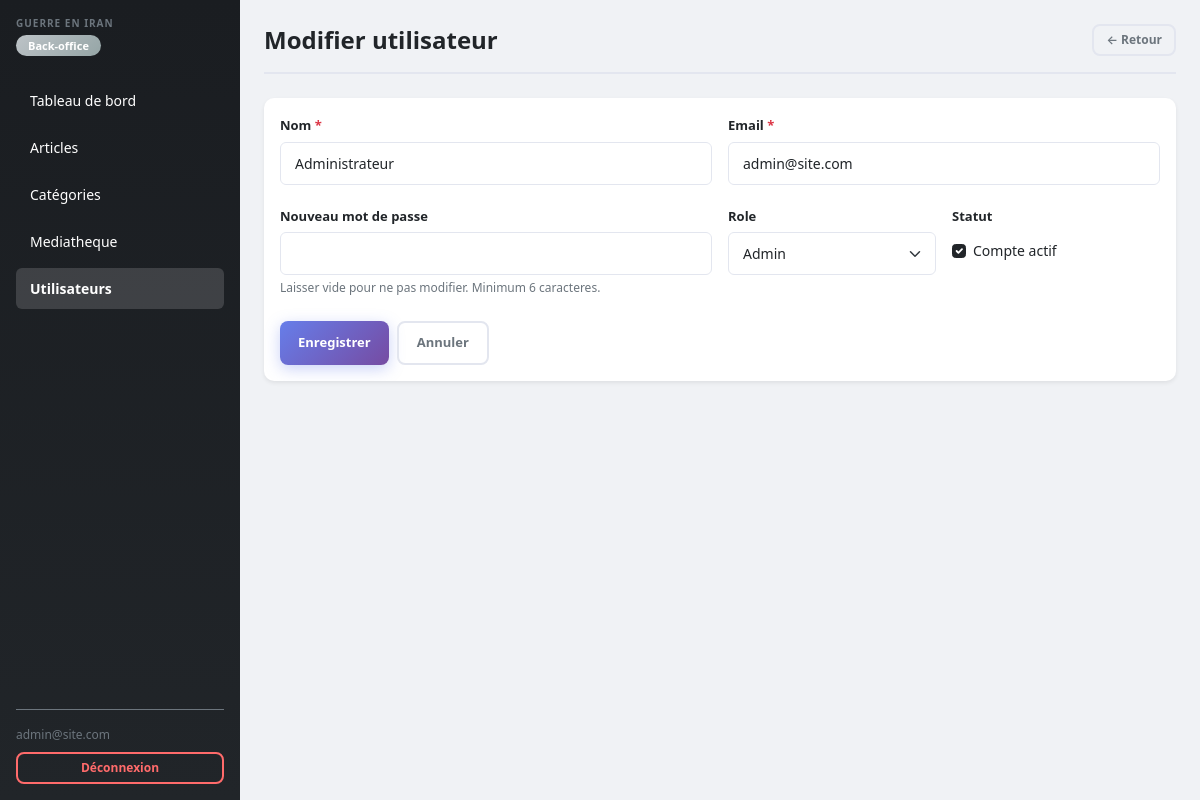
Screenshot of /backoffice/src/users/edit.php?id=1 (signed in) with the database file from the repository.
### tables this page shows
CREATE TABLE IF NOT EXISTS users (
  id           INT AUTO_INCREMENT PRIMARY KEY,
  nom          VARCHAR(100) NOT NULL DEFAULT '',
  email        VARCHAR(150) UNIQUE NOT NULL,
  mot_de_passe VARCHAR(255) NOT NULL,
  role         ENUM('admin', 'editeur', 'redacteur') NOT NULL DEFAULT 'redacteur',
  actif        TINYINT(1) NOT NULL DEFAULT 1,
  created_at   DATETIME DEFAULT CURRENT_TIMESTAMP
);

### backoffice/src/includes/auth.php (called while the page is built, shortened)
<?php
$currentUser = $_SESSION['user'];

### backoffice/src/includes/db.php (called while the page is built, shortened)
<?php
$host = $_ENV['DB_HOST'] ?? $_SERVER['DB_HOST'] ?? getenv('DB_HOST') ?: 'db';
$db   = $_ENV['DB_NAME'] ?? $_SERVER['DB_NAME'] ?? getenv('DB_NAME') ?: 'guerre_iran';
$user = $_ENV['DB_USER'] ?? $_SERVER['DB_USER'] ?? getenv('DB_USER') ?: 'user';
$pass = $_ENV['DB_PASS'] ?? $_SERVER['DB_PASS'] ?? getenv('DB_PASS') ?: 'password';
try {
    $pdo = new PDO(
        "mysql:host=$host;dbname=$db;charset=utf8mb4",
        $user, $pass,
        [
            PDO::ATTR_ERRMODE            => PDO::ERRMODE_EXCEPTION,
            PDO::ATTR_DEFAULT_FETCH_MODE => PDO::FETCH_ASSOC,
            PDO::ATTR_EMULATE_PREPARES   => false,
        ]
    );
} catch (PDOException $e) {
    die('Connexion BDD echouee : ' . $e->getMessage());
}
function getUserById(int $id): ?array {
    global $pdo;
    $st = $pdo->prepare("SELECT * FROM users WHERE id = ?");
    $st->execute([$id]);
    return $st->fetch() ?: null;
}

### backoffice/src/users/edit.php (the view, shortened to what this page needs)
<?php
require_once '../includes/auth.php';
require_once '../includes/db.php';
$id   = (int)($_GET['id'] ?? 0);
$user = getUserById($id);
require '../includes/nav.php';
?>
<div class="page-header">
    <h1>Modifier utilisateur</h1>
    <a href="/admin/users/list.php" class="btn btn-outline-secondary btn-sm">← Retour</a>
</div>
<div class="card border-0 shadow-sm">
    <div class="card-body">
        <form method="POST">
            <div class="row g-3">
                <div class="col-md-6">
                    <label class="form-label" for="nom">Nom <span class="text-danger">*</span></label>
                    <input type="text" id="nom" name="nom" class="form-control"
                           value="<?= htmlspecialchars($_POST['nom'] ?? $user['nom']) ?>" required>
                </div>
                <div class="col-md-6">
                    <label class="form-label" for="email">Email <span class="text-danger">*</span></label>
                    <input type="email" id="email" name="email" class="form-control"
                           value="<?= htmlspecialchars($_POST['email'] ?? $user['email']) ?>" required>
                </div>
            </div>
            <div class="row g-3 mt-1">
                <div class="col-md-6">
                    <label class="form-label" for="mot_de_passe">Nouveau mot de passe</label>
                    <input type="password" id="mot_de_passe" name="mot_de_passe" class="form-control">
                    <div class="form-text">Laisser vide pour ne pas modifier. Minimum 6 caracteres.</div>
                </div>
                <div class="col-md-3">
                    <label class="form-label" for="role">Role</label>
                    <select id="role" name="role" class="form-select">
                        <option value="admin" <?= (($_POST['role'] ?? $user['role']) === 'admin') ? 'selected' : '' ?>>Admin</option>
                    </select>
                </div>
                <div class="col-md-3">
                    <label class="form-label">Statut</label>
                    <div class="form-check mt-2">
                        <input type="checkbox" id="actif" name="actif" class="form-check-input"
                               <?= (($_POST['actif'] ?? $user['actif']) ? 'checked' : '') ?>>
                        <label class="form-check-label" for="actif">Compte actif</label>
                    </div>
                </div>
            </div>
            <div class="d-flex gap-2 mt-4">
                <button type="submit" class="btn btn-dark">Enregistrer</button>
                <a href="/admin/users/list.php" class="btn btn-outline-secondary">Annuler</a>
            </div>
        </form>
    </div>
</div>
<?php require '../includes/footer.php'; ?>

### backoffice/src/includes/nav.php (shortened to what this page needs)
<?php
$currentPage = basename($_SERVER['PHP_SELF']);
$currentUri  = $_SERVER['REQUEST_URI'];
?>
<!DOCTYPE html>
<html lang="fr">
<head>
    <link href="https://cdn.jsdelivr.net/npm/bootstrap@5.3.3/dist/css/bootstrap.min.css" rel="stylesheet">
    <link rel="stylesheet" href="/admin/assets/css/style.css">
</head>
<body>
<div class="d-flex" id="wrapper">
    <nav class="sidebar bg-dark text-white d-flex flex-column p-3">
        <div class="mb-4">
            <div class="text-uppercase text-secondary" style="font-size:10px;letter-spacing:.1em;font-weight:600">
                Guerre en Iran
            </div>
            <span class="badge bg-secondary mt-1">Back-office</span>
        </div>
        <ul class="nav flex-column gap-1 flex-grow-1">
            <li>
                <a href="/admin/dashboard.php"
                   class="nav-link text-white rounded <?= $currentPage === 'dashboard.php' ? 'active' : '' ?>">
                    Tableau de bord
                </a>
            </li>
            <li>
                <a href="/admin/articles/list.php"
                   class="nav-link text-white rounded <?= str_contains($currentUri, '/articles/') ? 'active' : '' ?>">
                    Articles
                </a>
            </li>
            <li>
                <a href="/admin/categories/list.php"
                   class="nav-link text-white rounded <?= str_contains($currentUri, '/categories/') ? 'active' : '' ?>">
                    Catégories
                </a>
            </li>
            <li>
                <a href="/admin/media/list.php"
                   class="nav-link text-white rounded <?= str_contains($currentUri, '/media/') ? 'active' : '' ?>">
                    Mediatheque
                </a>
            </li>
            <?php if (isset($currentUser) && $currentUser['role'] === 'admin'): ?>
            <li>
                <a href="/admin/users/list.php"
                   class="nav-link text-white rounded <?= str_contains($currentUri, '/users/') ? 'active' : '' ?>">
                    Utilisateurs
                </a>
            </li>
            <?php endif; ?>
        </ul>
        <div class="pt-3 mt-auto border-top border-secondary">
            <div class="text-secondary mb-2" style="font-size:12px">
                <?= htmlspecialchars($currentUser['email']) ?>
            </div>
            <a href="/admin/logout.php" class="btn btn-outline-danger btn-sm w-100">
                Déconnexion
            </a>
        </div>
    </nav>
    <main class="flex-grow-1 p-4">

### backoffice/src/assets/css/style.css (style rules this page uses)
:root { --primary: #212529; --primary-light: #495057; --success: #198754; --info: #0dcaf0; --warning: #ffc107; --danger: #dc3545; --secondary: #6c757d; --light: #f8f9fa; --border: #e3e6ef; --bg: #f0f2f5; --white: #ffffff; --shadow: 0 2px 8px rgba(0,0,0,0.08); --radius: 10px; }
* { box-sizing: border-box; }
body { background: var(--bg); font-family: 'Segoe UI', -apple-system, BlinkMacSystemFont, sans-serif; font-size: 14px; color: var(--primary); margin: 0; }
.sidebar { min-width: 240px; max-width: 240px; height: 100vh; position: sticky; top: 0; background: linear-gradient(180deg, #1a1d21 0%, #212529 100%); }
.sidebar .nav-link { padding: 10px 14px; font-size: 14px; color: rgba(255,255,255,0.75); border-radius: 6px; transition: all 0.2s ease; margin-bottom: 2px; }
.sidebar .nav-link.active { background: rgba(255,255,255,0.15); color: #fff; font-weight: 600; }
.page-header { display: flex; align-items: center; justify-content: space-between; margin-bottom: 1.5rem; padding-bottom: 1rem; border-bottom: 2px solid var(--border); }
.page-header h1 { font-size: 1.5rem; font-weight: 700; margin: 0; color: var(--primary); }
.card { border-radius: var(--radius); overflow: hidden; }
.badge { font-size: 11px; font-weight: 600; padding: 5px 12px; border-radius: 20px; }
.badge-brouillon, .badge.bg-secondary { background: linear-gradient(135deg, #bdc3c7 0%, #95a5a6 100%) !important; color: #fff !important; }
.btn { font-weight: 600; border-radius: 8px; padding: 10px 18px; font-size: 13px; transition: all 0.3s ease; border: none; }
.btn-dark { background: linear-gradient(135deg, #667eea 0%, #764ba2 100%); border: none; box-shadow: 0 4px 15px rgba(102, 126, 234, 0.35); }
.btn-outline-secondary { border: 2px solid var(--border); color: var(--secondary); background: transparent; }
.btn-outline-danger { border: 2px solid #FF6B6B; color: #FF6B6B; background: transparent; }
.btn-sm { padding: 5px 12px; font-size: 12px; }
.form-label { font-weight: 600; font-size: 13px; color: var(--primary); margin-bottom: 6px; }
.form-control, .form-select { border-radius: 6px; border: 1px solid var(--border); padding: 10px 14px; font-size: 14px; transition: all 0.2s; }
.form-text { font-size: 12px; color: var(--secondary); margin-top: 4px; }
.form-check-input:checked { background-color: var(--primary); border-color: var(--primary); }
.card, .stat-card, .stat-card-mini { animation: fadeIn 0.3s ease; }

### rows the page displays
users: email "admin@site.com", nom "Administrateur", role "Admin", actif "☑"
